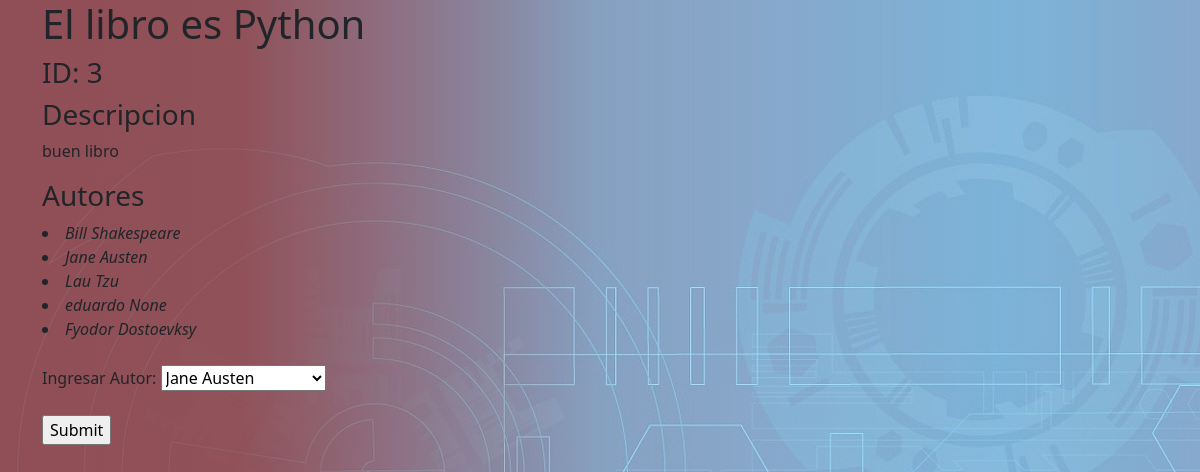
Screenshot of /app/books/3 with the database file from the repository.
### app/models.py (models this page shows, shortened)
class Book(models.Model):
    title = models.CharField(max_length=255,null=False )
    descripcion =  models.CharField(max_length=255, null=True)
    created_at = models.DateTimeField(auto_now_add=True)
    updated_at = models.DateTimeField(auto_now=True)

class Author(models.Model):
    first_name = models.CharField(max_length=255, null=False)
    last_name = models.CharField(max_length=255, null=True)
    books = models.ManyToManyField(Book, related_name="authors")
    notas = models.CharField(max_length=255, null=True)
    created_at = models.DateTimeField(auto_now_add=True)
    updated_at = models.DateTimeField(auto_now=True)

### app/views.py (the view)
# urls.py: path('books/<book_id>',views.ver_libro),
def ver_libro(request,book_id):
    book=Book.objects.get(id=book_id)
    if request.method=="GET":
        autor=book.authors.all()
        todos_autores=Author.objects.all()
        context={
            'books': book,
            'autores':autor,
            'todos_autores':todos_autores
        }
        return render(request,'view_book.html',context)
    if request.method=="POST":
        print(request.POST)
        book.authors.add(request.POST['autorNuevo'])
        return redirect('/app/books/'+book_id)

### app/templates/view_book.html (shortened to what this page needs)
<!DOCTYPE html>
<html lang="en">
<head>
    {%load static%}
    <link rel="stylesheet" href="{% static 'css/bootstrap/bootstrap.css' %}">
    <link rel="stylesheet" href="{% static 'css/style.css' %}">
</head>
<body>
    <div class="container">
        <div class=" row">
            <h1>El libro es {{books.title}} </h1>
            <h3>ID: {{books.id}} </h3>
            <h3>Descripcion</h3>
            <p>{{books.descripcion}}</p>
            <h3>Autores</h3>
            {% for author in autores %}
            <li><em>{{author.first_name}} {{author.last_name}}</em></li>
            {% endfor %}
            <form action="" method="POST">
                <br>
                <label>Ingresar Autor:</label>
                <select name="autorNuevo">
                    {% for autor in todos_autores %}
                        <option value="{{autor.id}}">{{autor.first_name}} {{autor.last_name}}</option>
                    {% endfor %}
                </select>
                <br><br>
                <input type="submit">
            </form>
        </div>
    </div>
</body>
</html>

### app/static/css/style.css (style rules this page uses)
body { background:linear-gradient(90deg, rgba(160, 85, 85, 0.869) 20%, rgba(248, 247, 247, 0.472) 50%), url(../images/fondo.jpg); height: 100vh; }

### rows the page displays
Book: id "3", descripcion "buen libro"
Author: first_name "Bill", last_name "Shakespeare"
Author: first_name "Jane", last_name "Austen"
Author: first_name "Lau", last_name "Tzu"
Author: first_name "eduardo", last_name "None"
Author: first_name "Fyodor", last_name "Dostoevksy"

### other values shown
form field autorNuevo "Jane Austen"
